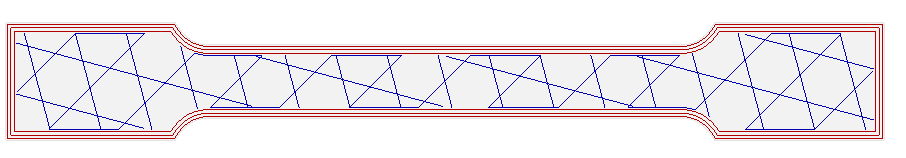
#> input picture src/freecad_simulation/eprouvette_1.png, 906 x 158 px
$ python main.py
#> lines starting #> are read from the running program, lines starting #| are printed output that depends on the picture; after the words box and inside, x2 and y2 are one past the last pixel; in counts of white or black regions, pixels touching at a corner belong together
import cv2
import numpy as np
import svgwrite
##############################################################
#INPUT
extrusion_thickness = 0.5 # in mm
length_of_touillete = 150 # in mm
width_of_touillete = 20
#OUTPUT (size of the ouput image in pixels)
size_x = 2000
##############################################################


def compute_file(name_file):
    #white_background = np.ones((size_y,size_x , 3), dtype=np.uint8) * 255

#> called with name_file = 'eprouvette_1.png'
    img = cv2.imread(name_file)
#> img is the input picture: shape (158, 906, 3); mean B, G, R 235.7, 230.9, 238.2
    img_gray = cv2.cvtColor(img, cv2.COLOR_BGR2GRAY)
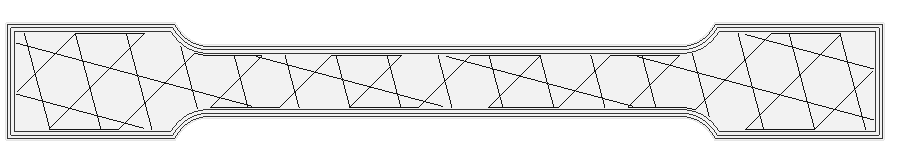
#> img_gray: shape (158, 906); min 20, max 255, mean 233.6
    ret, thresh = cv2.threshold(img_gray, 150, 255, cv2.THRESH_BINARY)
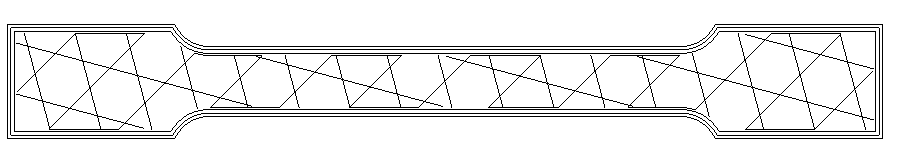
#> thresh: shape (158, 906); 93.2% white; black in thin lines or dots, all inside (x1, y1, x2, y2) = (7, 24, 883, 139)
    contours, hierarchy = cv2.findContours(image=thresh, mode=cv2.RETR_TREE, method=cv2.CHAIN_APPROX_NONE)
#> contours = 1515 contours, 1474 with area under 20; largest, box (x1, y1, x2, y2) and area: (0, 0, 906, 158) 142085, (200, 112, 690, 115) 976, (200, 48, 690, 51) 976, (202, 115, 688, 118) 968, (202, 108, 688, 111) 968

    contours = contours[1:]
#> contours = 1514 contours, 1474 with area under 20; largest, box (x1, y1, x2, y2) and area: (200, 112, 690, 115) 976, (200, 48, 690, 51) 976, (202, 115, 688, 118) 968, (202, 108, 688, 111) 968, (202, 52, 688, 55) 968
    l_point = np.vstack(contours)
#> l_point = contour of 22258 points, box (x1, y1, x2, y2) (6, 23, 884, 140), area 10278

    x, y, w, h = cv2.boundingRect(l_point)
#> x = 6; y = 23; w = 878; h = 117


    mm_over_image_pixel = length_of_touillete/w
#> mm_over_image_pixel = 0.171

    expension_ratio = size_x/(w+10*extrusion_thickness/mm_over_image_pixel)
#> expension_ratio = 2.2

    padding = 5*extrusion_thickness/mm_over_image_pixel
#> padding = 14.63
    translation_vector = -np.array([x, y])+np.array([padding, padding])
#> translation_vector = [8.63, -8.37]

    contours = [np.int32((contour+translation_vector)*expension_ratio) for contour in contours]
#> contours = 1514 contours, 878 with area under 20; largest, box (x1, y1, x2, y2) and area: (464, 219, 1534, 225) 5335, (464, 80, 1534, 86) 5335, (459, 228, 1538, 233) 4302, (459, 87, 1538, 92) 4302, (464, 235, 1534, 240) 4268

    white_background = np.ones((int((h+2*padding)*expension_ratio),size_x , 3), dtype=np.uint8) * 255

#> (the run stopped early here; a loop or call above may not have finished)

$ run again, with src/freecad_simulation/5_line.png copied over src/freecad_simulation/eprouvette_1.png
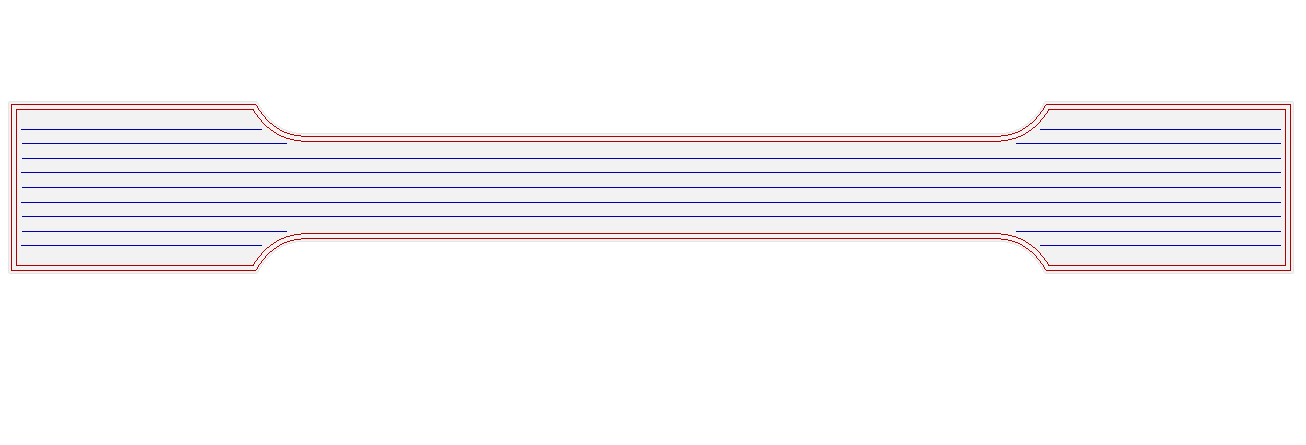
#> input picture src/freecad_simulation/5_line.png, 1306 x 445 px
#> in compute_file, img is the input picture: shape (445, 1306, 3); mean B, G, R 247.7, 245.2, 246.9
#> in compute_file, `img_gray = cv2.cvtColor(img, cv2.COLOR_BGR2GRAY)`:
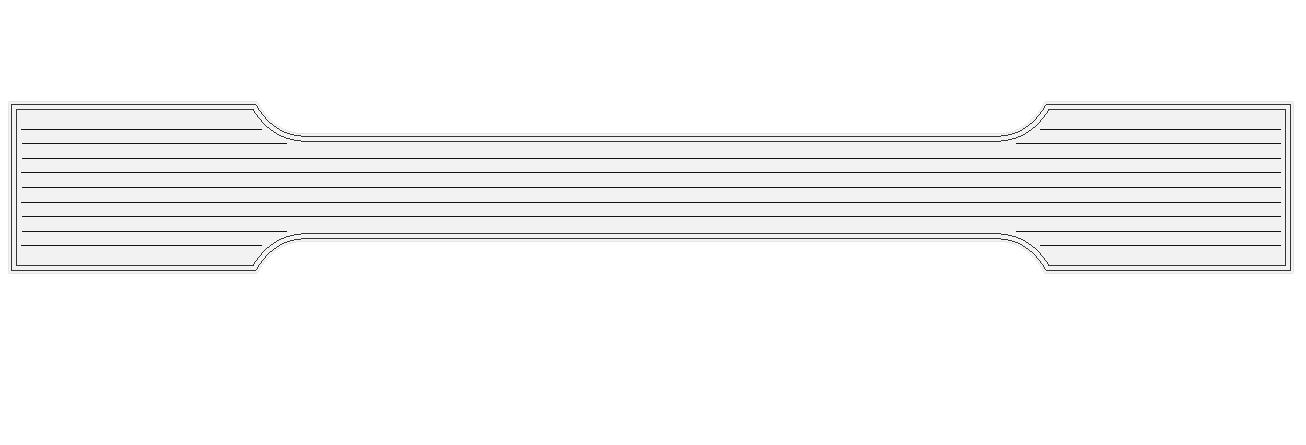
#> img_gray: shape (445, 1306); min 20, max 255, mean 246
#> thresh: shape (445, 1306); 97.6% white; black in thin lines or dots, all inside (x1, y1, x2, y2) = (11, 104, 1291, 271)
#> in compute_file, `contours, hierarchy = cv2.findContours(image=thresh, mode=cv2.RETR_TRE..`: contours = 238 contours, 216 with area under 20; largest, box (x1, y1, x2, y2) and area: (0, 0, 1306, 445) 579420, (20, 201, 1282, 204) 2520, (20, 171, 1282, 174) 2520, (21, 215, 1282, 218) 2518, (21, 186, 1282, 189) 2518
#> in compute_file, `contours = contours[1:]`: contours = 237 contours, 216 with area under 20; largest, box (x1, y1, x2, y2) and area: (20, 201, 1282, 204) 2520, (20, 171, 1282, 174) 2520, (21, 215, 1282, 218) 2518, (21, 186, 1282, 189) 2518, (21, 157, 1282, 160) 2518
#> l_point = contour of 28648 points, box (x1, y1, x2, y2) (10, 103, 1292, 272), area 57464
#> x = 10; y = 103; w = 1282; h = 169
#> mm_over_image_pixel = 0.117
#> expension_ratio = 1.51
#> padding = 21.37
#> translation_vector = [11.37, -81.63]
#> in compute_file, `contours = [np.int32((contour+translation_vector)*expension_ratio) for..`: contours = 237 contours, 208 with area under 20; largest, box (x1, y1, x2, y2) and area: (47, 180, 1952, 184) 5708, (47, 134, 1952, 138) 5708, (48, 201, 1952, 205) 5703, (48, 157, 1952, 161) 5703, (48, 113, 1952, 117) 5703
